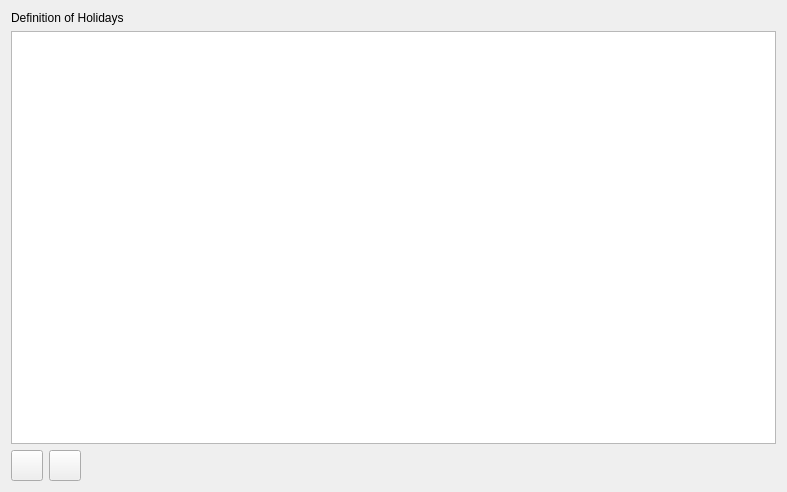
<?xml version="1.0" encoding="UTF-8"?>
<ui version="4.0">
 <class>SVScheduleHolidayWidget</class>
 <widget class="QWidget" name="SVScheduleHolidayWidget">
  <property name="geometry">
   <rect>
    <x>0</x>
    <y>0</y>
    <width>787</width>
    <height>492</height>
   </rect>
  </property>
  <property name="windowTitle">
   <string>Form</string>
  </property>
  <layout class="QVBoxLayout" name="verticalLayout">
   <item>
    <widget class="QLabel" name="label">
     <property name="text">
      <string>Definition of Holidays</string>
     </property>
    </widget>
   </item>
   <item>
    <widget class="QTableView" name="tableView"/>
   </item>
   <item>
    <layout class="QHBoxLayout" name="horizontalLayout">
     <item>
      <widget class="QToolButton" name="toolButtonAdd">
       <property name="icon">
        <iconset resource="../resources/SIM-VICUS.qrc">
         <normaloff>:/gfx/actions/24x24/plus.png</normaloff>:/gfx/actions/24x24/plus.png</iconset>
       </property>
       <property name="iconSize">
        <size>
         <width>24</width>
         <height>24</height>
        </size>
       </property>
      </widget>
     </item>
     <item>
      <widget class="QToolButton" name="toolButtonRemove">
       <property name="icon">
        <iconset resource="../resources/SIM-VICUS.qrc">
         <normaloff>:/gfx/actions/24x24/minus.png</normaloff>:/gfx/actions/24x24/minus.png</iconset>
       </property>
       <property name="iconSize">
        <size>
         <width>24</width>
         <height>24</height>
        </size>
       </property>
      </widget>
     </item>
     <item>
      <spacer name="horizontalSpacer">
       <property name="orientation">
        <enum>Qt::Horizontal</enum>
       </property>
       <property name="sizeHint" stdset="0">
        <size>
         <width>40</width>
         <height>20</height>
        </size>
       </property>
      </spacer>
     </item>
    </layout>
   </item>
  </layout>
 </widget>
 <resources>
  <include location="../resources/SIM-VICUS.qrc"/>
 </resources>
 <connections/>
</ui>
